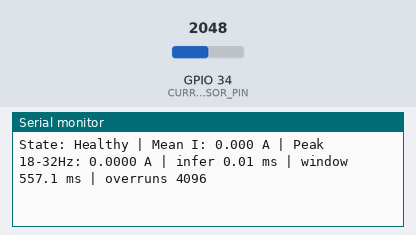
This sketch was run on a simulated ESP32. On the bench: the last lines printed to the serial monitor. The inputs (shaded band) are chosen by the test bench; at power-on: GPIO 34 (CURRENT_SENSOR_PIN) = 2048 (analog values on the 0–4095 scale).

Above: at 8.6 s.
8.7 s: GPIO 34 (CURRENT_SENSOR_PIN) set to 2134
At 9.3 s:
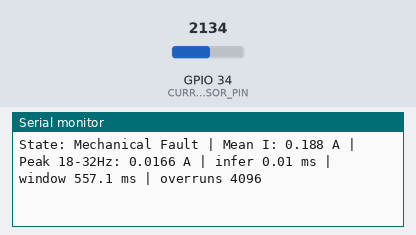
10.2 s: GPIO 34 (CURRENT_SENSOR_PIN) set to 2234
At 11.6 s:
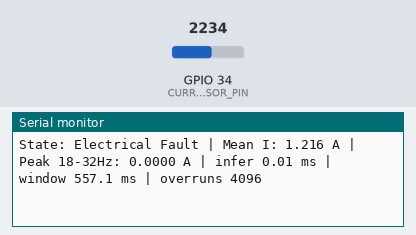

Measured:
- the behaviour switches between 2203 and 2204 on GPIO 34 (CURRENT_SENSOR_PIN) (found by bisection; images 1 and 2)
- after the input at 8.7 s, the serial monitor: prints a new line after 0.19 s (image 1)
- after the input at 10.2 s, the serial monitor: prints a new line after 0.37 s (image 2)

The sketch:

esp32_main.ino
```cpp
/*
 * esp32_main.ino - reference sketch for the PdM motor-fault classifier.
 *
 * STATUS: compiles against pdm_infer.h (checked on a PC with a stub Arduino
 * header) but has NOT been run on an ESP32. Bring-up checklist at the bottom.
 *
 * Arduino IDE: this file, pdm_infer.h and pdm_model.h must sit together in a
 * folder named "esp32_main". Board: "ESP32 Dev Module" (Arduino-ESP32 core 2.x/3.x).
 */
#include <Arduino.h>
#include "pdm_infer.h"

// ---------------- sensor front-end: edit to match your wiring ----------------
const int CURRENT_SENSOR_PIN = 34;            // GPIO34 = ADC1_CH6 (input only, no Wi-Fi conflict)

// The ACS712-05B is a 5 V part: output = 2.5 V at 0 A, +185 mV per amp, up to 5 V.
// That is too high for the ESP32 ADC (max ~3.1 V), so it must be divided down.
// Example: 10 kOhm (top) + 20 kOhm (bottom) -> ratio = 20 / (10 + 20) = 0.667.
const float DIVIDER_RATIO        = 2.0f / 3.0f;
const float SENSOR_V_PER_A       = 0.185f * DIVIDER_RATIO;   // volts at the ADC pin per amp
const float SENSOR_ZERO_V_NOMINAL = 2.5f * DIVIDER_RATIO;    // used only if calibration is skipped

// 10 kHz sampling: one sample every 100 us
const uint32_t SAMPLE_PERIOD_US = 1000000UL / PDM_FS;

// Class labels returned by pdm_classify(): 1, 2, 3
const char *CLASS_NAMES[] = {"Unknown", "Healthy", "Electrical Fault", "Mechanical Fault"};

float g_zero_v = SENSOR_ZERO_V_NOMINAL;       // measured zero-current voltage

// Volts at the ADC pin, using the ESP32's factory ADC calibration (not raw counts).
static inline float read_volts() {
    return (float)analogReadMilliVolts(CURRENT_SENSOR_PIN) * 0.001f;
}

// Average the sensor with the motor OFF to find the real zero-current voltage.
// The classifier relies on mean current, so an uncorrected offset hurts accuracy.
static float calibrate_zero_volts() {
    const int n = 4096;
    uint32_t sum_mv = 0;                       // 4096 * 3300 mV fits in 32 bits
    for (int i = 0; i < n; i++) {
        const uint32_t t0 = micros();
        sum_mv += analogReadMilliVolts(CURRENT_SENSOR_PIN);
        while ((micros() - t0) < SAMPLE_PERIOD_US) { }
    }
    return ((float)sum_mv / (float)n) * 0.001f;
}

void setup() {
    Serial.begin(115200);
    analogReadResolution(12);
    pinMode(CURRENT_SENSOR_PIN, INPUT);
    pdm_init();                                // build FFT twiddle table (once)

    Serial.println("PdM classifier starting. Make sure the motor is OFF for zero calibration...");
    delay(3000);
    g_zero_v = calibrate_zero_volts();
    Serial.printf("Zero-current voltage: %.4f V (nominal %.4f V). Start the motor.\n",
                  g_zero_v, SENSOR_ZERO_V_NOMINAL);
    delay(2000);
}

void loop() {
    // 1. Acquire one 4096-sample window (0.4096 s at 10 kHz)
    uint32_t overruns = 0;
    const uint32_t t_win = micros();
    for (int n = 0; n < PDM_N; n++) {
        const uint32_t t_start = micros();
        pdm_re[n] = (read_volts() - g_zero_v) / SENSOR_V_PER_A;       // amps
        if ((micros() - t_start) > SAMPLE_PERIOD_US) overruns++;      // ADC too slow this sample
        while ((micros() - t_start) < SAMPLE_PERIOD_US) { }           // hold 10 kHz
    }
    const uint32_t win_us = micros() - t_win;

    // 2. Features + classification (overwrites pdm_re[] as FFT workspace)
    float features[PDM_NFEAT];
    const uint32_t t0 = micros();
    const int cls = pdm_classify(features);
    const uint32_t infer_us = micros() - t0;

    // 3. Telemetry. window_ms should be ~409.6; overruns should be 0.
    Serial.printf("State: %s | Mean I: %.3f A | Peak 18-32Hz: %.4f A | infer %.2f ms | window %.1f ms | overruns %lu\n",
                  CLASS_NAMES[cls], features[0], features[PDM_NFEAT - 1],
                  infer_us / 1000.0f, win_us / 1000.0f, (unsigned long)overruns);
}

/*
 * Bring-up checklist (do these in order on real hardware):
 *  1. Motor OFF: "Zero-current voltage" should be about 1.67 V (5 V sensor, 2/3 divider).
 *  2. Check "window" is ~409.6 ms and "overruns" is 0. If not, analogRead() is too slow
 *     or something is stealing CPU; move sampling to an ADC timer/DMA (I2S) instead.
 *  3. Motor ON, healthy: Mean I should match a bench ammeter within a few percent.
 *  4. Re-train with the real ADC step size if it differs from the simulated one
 *     (the simulation assumed 185 mV/A across the full 3.3 V range, about 4.4 mA per ADC step;
 *     with a 2/3 divider it is about 6.6 mA per step).
 *  5. Record real windows for each fault and check them against the simulated classes before trusting any accuracy figure.
 */
```

pdm_infer.h
```cpp
/*
 * pdm_infer.h  -  motor-fault inference from one window of armature current.
 *
 * Plain C++11, no STL, no heap, no exceptions. Single precision only
 * (the ESP32 has a hardware FPU for float, not for double).
 *
 * Usage:
 *     #include "pdm_infer.h"
 *     pdm_init();                                   // once, at startup
 *     ... fill pdm_re[0..PDM_N-1] with current samples in AMPS at 10 kHz ...
 *     int cls = pdm_classify(nullptr);              // 1 healthy, 2 electrical, 3 mechanical
 *
 * NOTE: pdm_classify() uses pdm_re / pdm_im as FFT workspace, so the sample
 * buffer is overwritten. Refill it before the next call.
 *
 * RAM:  pdm_re + pdm_im + twiddle table = 3 * 16 KB = 48 KB static.
 * Flash: the generated model in pdm_model.h (a few tens of KB at most).
 */
#ifndef PDM_INFER_H
#define PDM_INFER_H

#include <stdint.h>
#include <math.h>
#include "pdm_model.h"      /* generated by train_export.py */

#ifndef PDM_N
#error "pdm_model.h must define PDM_N"
#endif

float pdm_re[PDM_N];        /* sample buffer, then FFT real part   */
float pdm_im[PDM_N];        /* FFT imaginary part                  */
static float pdm_tc[PDM_N / 2];   /* cos(2*pi*k/N), k < N/2        */
static float pdm_ts[PDM_N / 2];   /* sin(2*pi*k/N), k < N/2        */

static inline void pdm_init(void) {
    for (uint32_t k = 0; k < PDM_N / 2; k++) {
        const double a = 6.283185307179586476925286766559 * (double)k / (double)PDM_N;
        pdm_tc[k] = (float)cos(a);
        pdm_ts[k] = (float)sin(a);
    }
}

/* cos(2*pi*n/N) for n in [0, N), using the half-size table */
static inline float pdm_cosn(uint32_t n) {
    if (n < PDM_N / 2) return pdm_tc[n];
    if (n == PDM_N / 2) return -1.0f;
    return pdm_tc[PDM_N - n];
}

/* in-place iterative radix-2 FFT of pdm_re/pdm_im */
static void pdm_fft(void) {
    for (uint32_t i = 1, j = 0; i < PDM_N; i++) {          /* bit reversal */
        uint32_t bit = PDM_N >> 1;
        for (; j & bit; bit >>= 1) j ^= bit;
        j ^= bit;
        if (i < j) {
            float t = pdm_re[i]; pdm_re[i] = pdm_re[j]; pdm_re[j] = t;
            t = pdm_im[i]; pdm_im[i] = pdm_im[j]; pdm_im[j] = t;
        }
    }
    for (uint32_t len = 2; len <= PDM_N; len <<= 1) {
        const uint32_t half = len >> 1, step = PDM_N / len;
        for (uint32_t i = 0; i < PDM_N; i += len) {
            for (uint32_t k = 0; k < half; k++) {
                const float wr = pdm_tc[k * step];
                const float wi = -pdm_ts[k * step];
                const uint32_t u = i + k, v = u + half;
                const float xr = pdm_re[v] * wr - pdm_im[v] * wi;
                const float xi = pdm_re[v] * wi + pdm_im[v] * wr;
                pdm_re[v] = pdm_re[u] - xr;  pdm_im[v] = pdm_im[u] - xi;
                pdm_re[u] += xr;             pdm_im[u] += xi;
            }
        }
    }
}

/* Feature vector (PDM_NFEAT floats):
 *   [0]            mean current [A]
 *   [1 .. NBANDS]  spectral energy per band (sum of amplitude^2) with the
 *                  white-noise floor subtracted and clipped at 0
 *   [NBANDS+1]     peak amplitude above the noise floor in the peak-search band [A]
 * Spectrum = Hann-windowed (periodic), mean-removed window, amplitude = 2|X|/N.
 * The noise floor is the mean bin power in the floor band, so the features do not
 * change when the current sensor is noisier.
 */
static inline float pdm_a2(int k, float sc) {
    return (pdm_re[k] * pdm_re[k] + pdm_im[k] * pdm_im[k]) * sc * sc;
}

static void pdm_features(float *f) {
    float sum = 0.0f;
    for (uint32_t n = 0; n < PDM_N; n++) sum += pdm_re[n];
    const float mean = sum / (float)PDM_N;

    for (uint32_t n = 0; n < PDM_N; n++) {
        const float w = 0.5f - 0.5f * pdm_cosn(n);
        pdm_re[n] = (pdm_re[n] - mean) * w;
        pdm_im[n] = 0.0f;
    }
    pdm_fft();

    const float sc = 2.0f / (float)PDM_N;
    float fl = 0.0f;
    for (int k = PDM_FLOOR_LO; k < PDM_FLOOR_HI; k++) fl += pdm_a2(k, sc);
    fl /= (float)(PDM_FLOOR_HI - PDM_FLOOR_LO);

    f[0] = mean;
    for (int b = 0; b < PDM_NBANDS; b++) {
        float e = 0.0f;
        for (int k = PDM_BAND_LO[b]; k < PDM_BAND_HI[b]; k++) e += pdm_a2(k, sc);
        e -= (float)(PDM_BAND_HI[b] - PDM_BAND_LO[b]) * fl;
        f[1 + b] = (e > 0.0f) ? e : 0.0f;
    }
    float pk2 = 0.0f;
    for (int k = PDM_PEAK_LO; k < PDM_PEAK_HI; k++) {
        const float a2 = pdm_a2(k, sc);
        if (a2 > pk2) pk2 = a2;
    }
    pk2 -= fl;
    f[1 + PDM_NBANDS] = (pk2 > 0.0f) ? sqrtf(pk2) : 0.0f;
}

/* Random-forest soft vote over the generated flat tree arrays.
 * Returns the class label (1..PDM_NCLASS). */
static int pdm_predict(const float *f) {
    float acc[PDM_NCLASS];
    for (int c = 0; c < PDM_NCLASS; c++) acc[c] = 0.0f;
    for (int t = 0; t < PDM_NTREES; t++) {
        int node = PDM_ROOT[t];
        while (PDM_FEAT[node] >= 0)
            node = (f[PDM_FEAT[node]] <= PDM_THR[node]) ? PDM_LEFT[node] : PDM_RIGHT[node];
        const int leaf = PDM_LEFT[node];                    /* leaf index */
        for (int c = 0; c < PDM_NCLASS; c++) acc[c] += PDM_LEAF[leaf * PDM_NCLASS + c];
    }
    int best = 0;
    for (int c = 1; c < PDM_NCLASS; c++) if (acc[c] > acc[best]) best = c;
    return best + 1;
}

/* Full pipeline on the samples currently in pdm_re[]. feat_out may be null. */
static int pdm_classify(float *feat_out) {
    float f[PDM_NFEAT];
    pdm_features(f);
    if (feat_out) for (int i = 0; i < PDM_NFEAT; i++) feat_out[i] = f[i];
    return pdm_predict(f);
}

#endif /* PDM_INFER_H */
```

Source omitted: pdm_model.h (21979 bytes)
